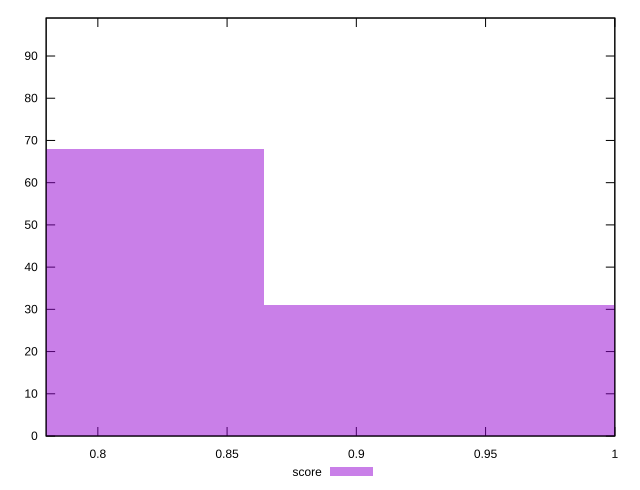

Write gnuplot code to recreate this figure.
reset

$score <<EOF
0.7681841106245139 68
0.9602301382806423 31
EOF

set key outside below
set boxwidth 0.19204602765612847
set xrange [0.78:1]
set yrange [0:99]
set trange [0:99]
set style fill transparent solid 0.5 noborder
set terminal svg size 640, 490 enhanced background rgb 'white'
set output "report/report_00029_2021-02-24T13-36-40.390Z/cumulative-layout-shift/samples/card/score/histogram.svg"

plot $score title "score" with boxes

reset
